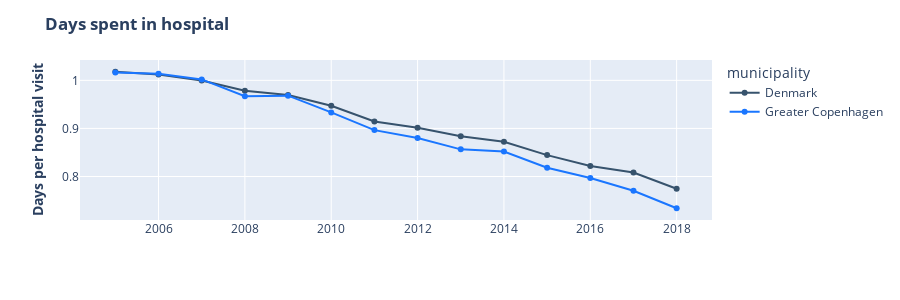

Here is the notebook cell this chart was saved with:
### Code cell
# Group the data by 'year' and 'municipality', then calculate the sum of 'weighted_hosp_days_mun' for each group
df_hosp_days = df_cop_dk.groupby(['year', 'municipality'])['weighted_hosp_days_mun'].sum().reset_index(name='count')

# Create a line chart using Plotly Express, with 'year' on the x-axis, 'count' on the y-axis, and colored by 'municipality'
fig = px.line(df_hosp_days, x='year', y='count', color='municipality', markers=True, width=900, height=300)  # Adding markers to the line plot for better visibility of data points

# update line colors to rgb(55, 83, 109) for Denmark and rgb(26, 118, 255) for Greater Copenhagen
fig.update_traces(line_color='rgb(55, 83, 109)', selector=dict(name='Denmark'))
fig.update_traces(line_color='rgb(26, 118, 255)', selector=dict(name='Greater Copenhagen'))

# Edit the layout
fig.update_layout(title='<b>Days spent in hospital<b>',
                   xaxis_title='',
                   yaxis_title='<b>Days per hospital visit<b>')

fig.show()

### Figure 1 — Plotly figure (JSON) as saved in the notebook; plotly's stock layout.template omitted (floating-point values rounded to 4 significant figures)
{"data": [{"hovertemplate": "municipality=Denmark<br>year=%{x}<br>count=%{y}<extra></extra>", "legendgroup": "Denmark", "line": {"color": "rgb(55, 83, 109)", "dash": "solid"}, "marker": {"symbol": "circle"}, "mode": "lines+markers", "name": "Denmark", "orientation": "v", "showlegend": true, "type": "scatter", "x": [2005, 2006, 2007, 2008, 2009, 2010, 2011, 2012, 2013, 2014, 2015, 2016, 2017, 2018], "xaxis": "x", "y": [1.018, 1.012, 0.9998, 0.9782, 0.9695, 0.9472, 0.9145, 0.9014, 0.8838, 0.8723, 0.8445, 0.822, 0.8082, 0.7745], "yaxis": "y"}, {"hovertemplate": "municipality=Greater Copenhagen<br>year=%{x}<br>count=%{y}<extra></extra>", "legendgroup": "Greater Copenhagen", "line": {"color": "rgb(26, 118, 255)", "dash": "solid"}, "marker": {"symbol": "circle"}, "mode": "lines+markers", "name": "Greater Copenhagen", "orientation": "v", "showlegend": true, "type": "scatter", "x": [2005, 2006, 2007, 2008, 2009, 2010, 2011, 2012, 2013, 2014, 2015, 2016, 2017, 2018], "xaxis": "x", "y": [1.016, 1.013, 1.002, 0.9669, 0.9682, 0.9333, 0.8965, 0.8799, 0.8565, 0.8521, 0.8183, 0.7969, 0.7704, 0.734], "yaxis": "y"}], "layout": {"height": 300, "legend": {"title": {"text": "municipality"}, "tracegroupgap": 0}, "margin": {"t": 60}, "title": {"text": "<b>Days spent in hospital<b>"}, "width": 900, "xaxis": {"anchor": "y", "domain": [0, 1], "title": {"text": ""}}, "yaxis": {"anchor": "x", "domain": [0, 1], "title": {"text": "<b>Days per hospital visit<b>"}}}}
